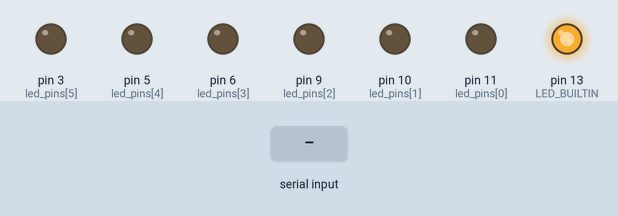
The sketch below on a simulated Arduino Uno, built with avr-gcc and run on an emulated ATmega328P. Shown: output pins drawn as LEDs (lit = HIGH). Inputs (shaded band) come from the test bench.

Above: at 1.2 s.
1.3 s: "90,45\n" received over Serial
At 1.9 s:
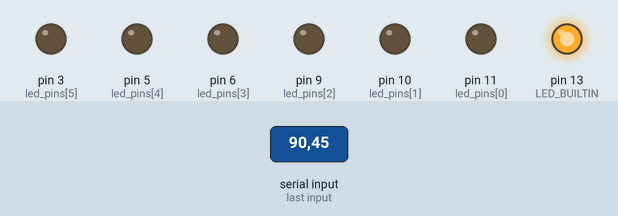
2.9 s: "30,150\n" received over Serial
At 4.2 s:
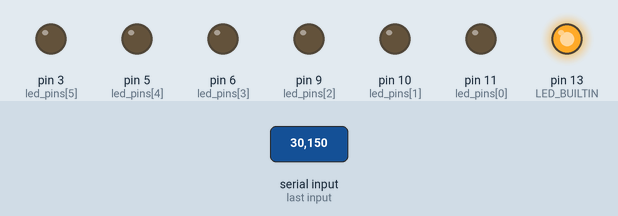
4.5 s: "200\n" received over Serial
At 5.4 s:
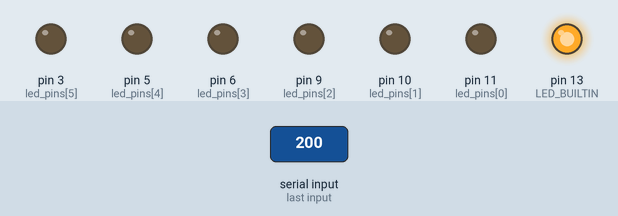
Timing chart, 0 to 7.5 s (numbered marks = the images above; inputs shaded):
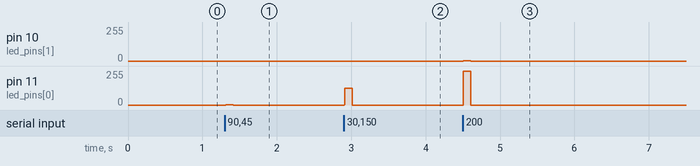

Measured:
- after the input at 1.3 s, pin 11 (led_pins[0]): 0/255 → 3/255 at once, → 0/255 0.10 s later
- after the input at 2.9 s, pin 11 (led_pins[0]): 0/255 → 127/255 at once, → 0/255 0.11 s later
- after the input at 4.5 s, pin 10 (led_pins[1]): 0/255 → 1/255 at once, → 0/255 0.10 s later; pin 11 (led_pins[0]): 0/255 → 255/255 at once, → 0/255 0.10 s later

The sketch:

syslights.ino
```cpp
const int led_pins[] = {11, 10, 9, 6, 5, 3};
const int led_count = sizeof(led_pins) / sizeof(int);
const int step_size = 8;

int value = 0;
long last_input = 0;

void setup()
{
  Serial.setTimeout(100);
  Serial.begin(4800);

  pinMode(LED_BUILTIN, OUTPUT);
  digitalWrite(LED_BUILTIN, HIGH);

  for (int i = 0; i < led_count; ++i) {
    pinMode(led_pins[i], OUTPUT);
    analogWrite(led_pins[i], 0);
  }
}

void loop()
{
  if (Serial.available() > 0) {
    value = Serial.parseInt();
    last_input = millis();
  }

  long dt = millis() - last_input;
  if (dt < 0 || dt > 1000)
    value = 0;

  int led_level = map(value, 0, 1000, 0, led_count * step_size);

  for (int i = 0; i < led_count; ++i) {
    int rpins = led_level / step_size;
    if (i < rpins) {
      analogWrite(led_pins[i], 255);
    } else if (i == rpins) {
      int res = led_level % step_size;
      analogWrite(led_pins[i], (1 << res) - 1);
    } else {
      analogWrite(led_pins[i], 0);
    }
  }
}
```
